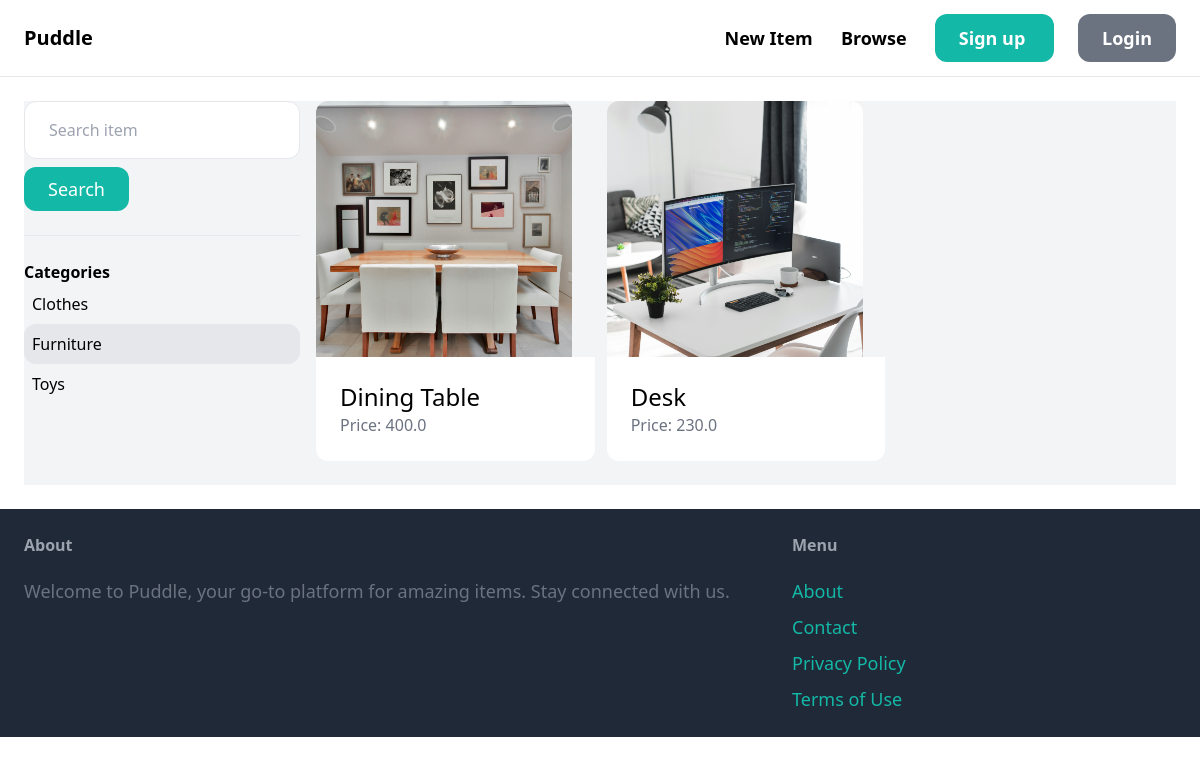
The page /items/?query=&category=2 on the database as committed earlier.
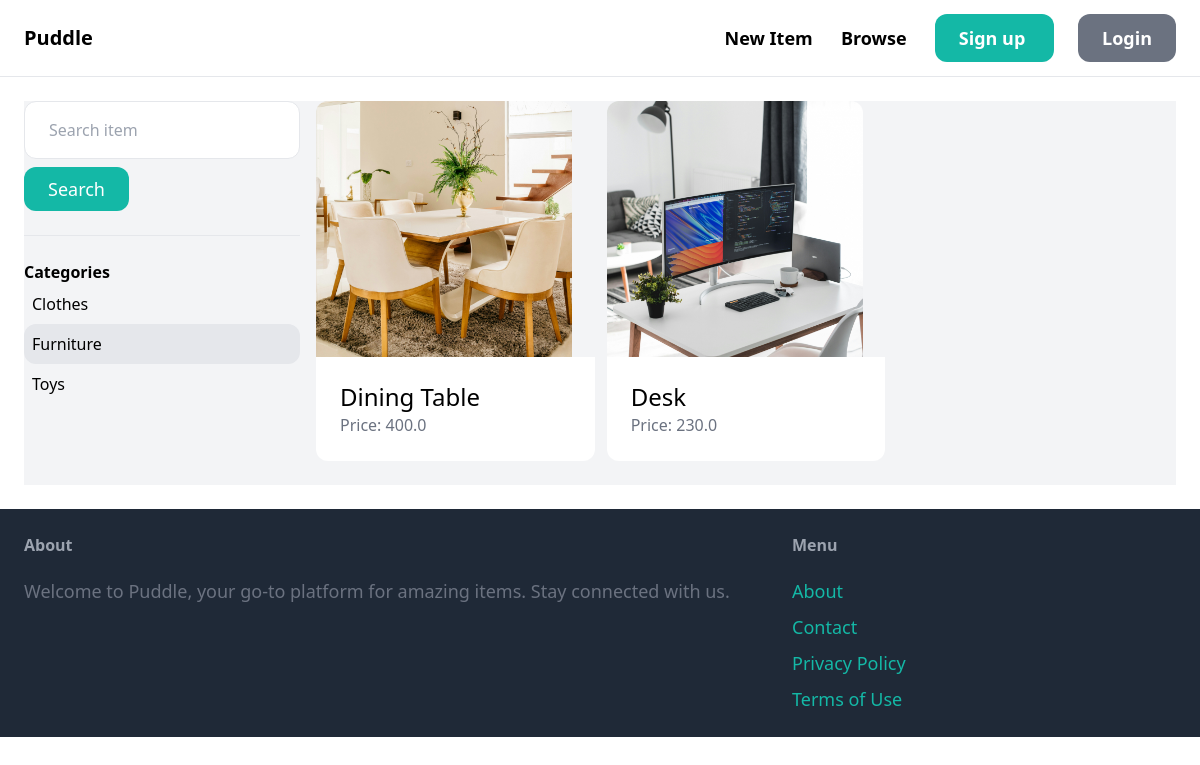
The same page on the database as committed later.
### item/models.py (models this page shows, shortened)
class Item(models.Model):
    category= models.ForeignKey(Category, related_name="items", on_delete=models.CASCADE)
    name = models.CharField(max_length=255)
    description = models.TextField(blank=True, null=True)
    price = models.FloatField()
    image = models.ImageField(upload_to="item_image", blank=True, null=True) # pip install pillow
    is_sold = models.BooleanField(default=False)
    created_by = models.ForeignKey(User, related_name="items", on_delete=models.CASCADE)
    created_at = models.DateTimeField(auto_now_add=True)

### item/views.py (the view)
# urls.py: path("", views.items,name="items"),
def items(request):
     query = request.GET.get("query", '')
     category_id = request.GET.get('category',0)
     categories = Category.objects.all()
     items = Item.objects.filter(is_sold=False)
     if category_id:
          items = items.filter(category_id=category_id)
     if query:
          items = items.filter(Q(name__icontains=query)| Q(description__icontains=query))  # show specified item
     return render(request, "item/items.html", {"items":items, "query":query, "categories":categories, "category_id":int(category_id)})

### item/templates/item/items.html (shortened to what this page needs)
{% extends "core/base.html" %}
{%block content%}
<div class="pb-6 grid grid-cols-4 gap-4 bg-gray-100">
  <div class="col-span-1">
    <form method="get" action="{%url 'item:items'%}">
      <input
        name="query"
        class="w-full py-4 px-6 border rounded-xl"
        type="text"
        value="{{query}}"
        placeholder="Search item"
      />
      <button class="mt-2 py-2 px-6 text-lg bg-teal-500 text-white rounded-xl">
        Search
      </button>
    </form>
    <hr class="my-6" />
    <p class="font-semibold">Categories</p>
    <ul>
      {%for category in categories%}
      <li class="py-2 px-2 rounded-xl{% if category.id == category_id%} bg-gray-200{%endif%}">
        <a href="{%url 'item:items'%}?query={{query}}&category={{category.id}}">
            {{category.name}}
        </a>
      </li>
      {%endfor%}
    </ul>
  </div>
  <div class="col-span-3">
    <div class="grid grid-cols-3 gap-3">
      {% for item in items %}
      <div>
        <a href="{%url 'item:detail' item.id%}">
          <div>
            <img
              src="{{ item.image.url }}"
              class="w-64 h-64 object-cover rounded-t-xl"
              alt="image"
            />
          </div>
          <div class="p-6 bg-white rounded-b-xl">
            <h2 class="text-2xl">{{ item.name }}</h2>
            <p class="text-gray-500">Price: {{ item.price }}</p>
          </div>
        </a>
      </div>
      {% endfor %}
    </div>
  </div>
</div>
{%endblock%}

Rows that differ between the two databases and show on the page:
changed Item "Dining Table": image: a different picture
